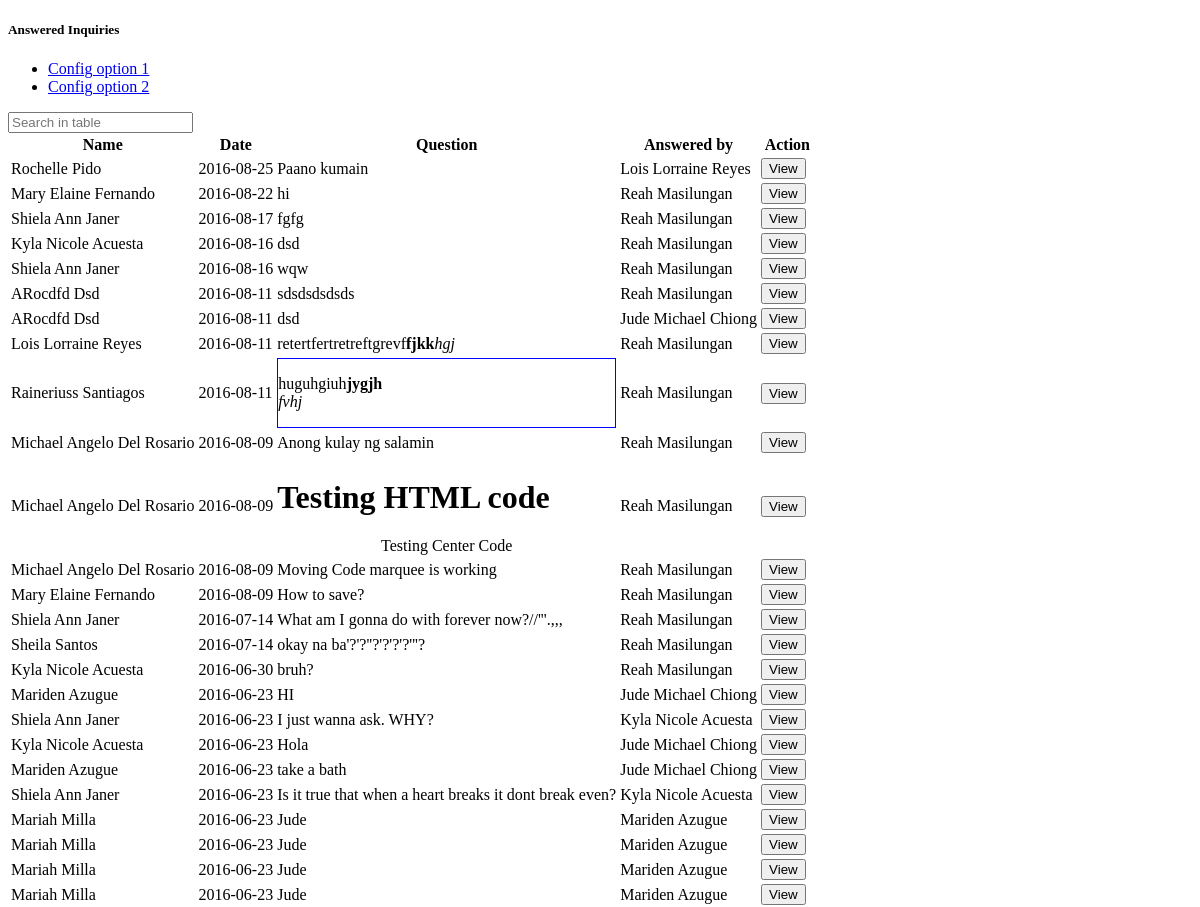
The page /answeredinquiry.php (upper part) on the database as committed earlier.
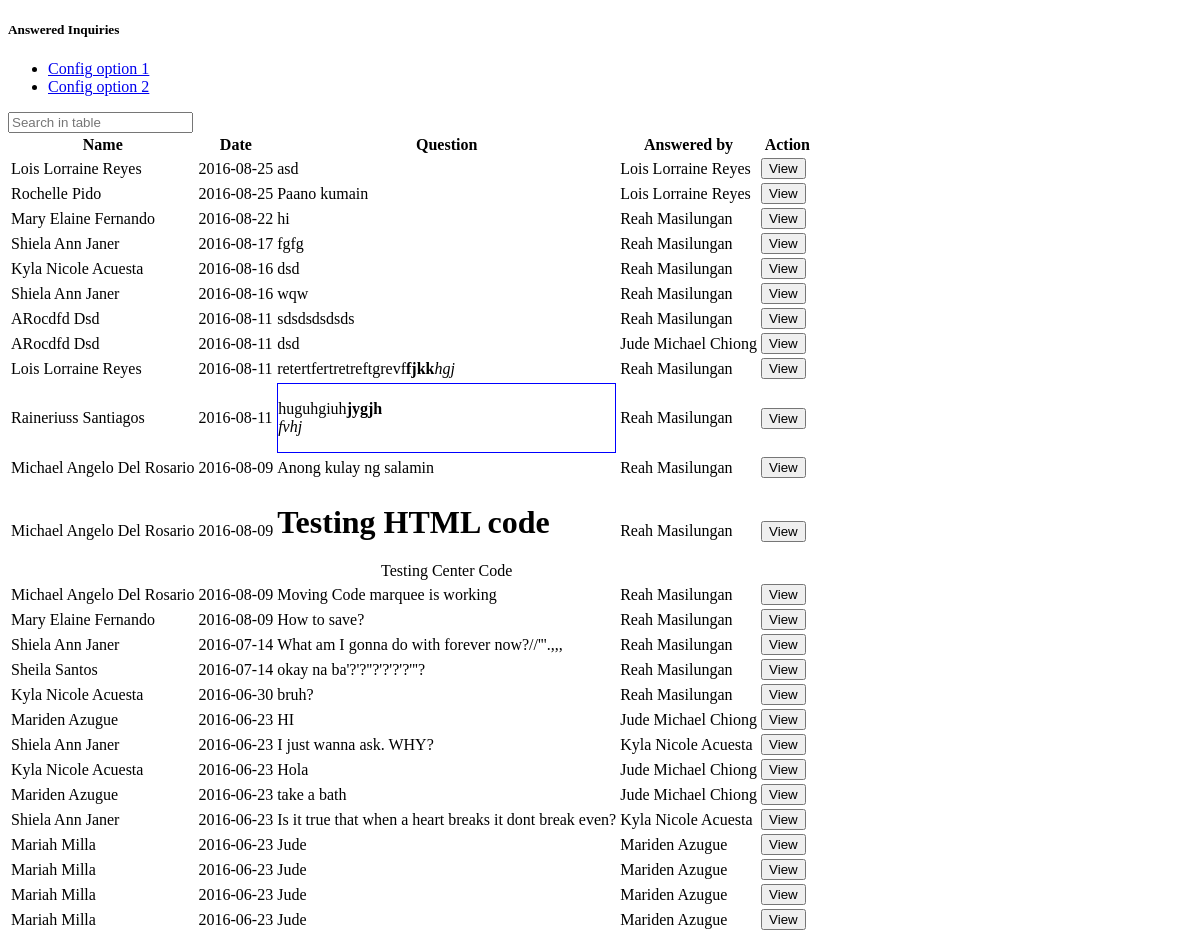
The same page on the database as committed later.
### tables this page shows
CREATE TABLE IF NOT EXISTS `inquiry` (
  `inquiry_id` int(10) NOT NULL,
  `employee_id` varchar(10) NOT NULL,
  `inquiry_date` date NOT NULL,
  `inquiry_question` varchar(200) NOT NULL,
  `inquiry_answerdate` date NOT NULL,
  `inquiry_answer` varchar(200) NOT NULL,
  `inquiry_answeredby` varchar(50) NOT NULL,
  `inquiry_status` varchar(20) NOT NULL DEFAULT 'Pending'
);

CREATE TABLE IF NOT EXISTS `employee` (
  `employee_id` int(10) NOT NULL,
  `employee_lastname` varchar(35) NOT NULL,
  `employee_firstname` varchar(35) NOT NULL,
  `employee_middlename` varchar(35) NOT NULL,
  `employee_gender` varchar(6) NOT NULL,
  `employee_birthday` date NOT NULL,
  `employee_marital` varchar(15) NOT NULL,
  `employee_address` varchar(100) NOT NULL,
  `employee_city` varchar(20) NOT NULL,
  `employee_zip` varchar(10) NOT NULL,
  `employee_email` varchar(255) NOT NULL,
  `employee_cellnum` varchar(15) NOT NULL,
  `employee_type` varchar(20) NOT NULL,
  `employee_jobtitle` varchar(25) NOT NULL,
  `employee_empstatus` varchar(50) NOT NULL,
  `employee_department` varchar(25) NOT NULL,
  `employee_rate` int(6) NOT NULL,
  `employee_taxcode` varchar(9) NOT NULL,
  `employee_dependency` int(2) NOT NULL,
  `employee_sss` varchar(30) NOT NULL,
  `employee_philhealth` varchar(30) NOT NULL,
  `employee_pagibig` varchar(30) NOT NULL,
  `employee_tin` varchar(30) NOT NULL,
  `employee_shift` varchar(20) NOT NULL,
  `employee_datehired` date NOT NULL,
  `employee_restday` varchar(30) NOT NULL,
  `employee_password` varchar(25) NOT NULL,
  `employee_payslippassword` varchar(50) NOT NULL,
  `employee_sickleave` int(2) NOT NULL DEFAULT '0',
  `employee_vacationleave` int(2) NOT NULL DEFAULT '0',
  `employee_incentive` int(2) NOT NULL DEFAULT '0',
  `employee_maternityleave` int(2) NOT NULL DEFAULT '0',
  `employee_paternityleave` int(2) NOT NULL DEFAULT '0',
  `employee_singleparentleave` int(2) NOT NULL DEFAULT '0',
  `employee_status` varchar(10) NOT NULL DEFAULT 'active',
  `employee_team` varchar(50) NOT NULL,
  `employee_team1` varchar(100) NOT NULL,
  `employee_team2` varchar(100) NOT NULL,
  `employee_team3` varchar(100) NOT NULL,
  `employee_level` int(3) NOT NULL,
  `date_start` date NOT NULL,
  `date_end` date NOT NULL,
  `image` longblob NOT NULL,
  `cutoff` varchar(50) NOT NULL,
  `test` varchar(999) NOT NULL,
  `test_idate` date NOT NULL,
  `test_edate` date NOT NULL,
  `loan` varchar(999) NOT NULL,
  `loan_idate` date NOT NULL,
  `loan_edate` date NOT NULL,
  `account_number` int(200) NOT NULL
);

### answeredinquiry.php (the view, shortened to what this page needs)
<!DOCTYPE html>
<html>
	<head>
		<link rel="stylesheet" type="text/css" href="sweetalert2-master/dist/sweetalert2.css">
	</head>
	<body>
		<div class="row">
			<div class="col-lg-12">
				<div class="ibox float-e-margins">
					<div class="ibox-title">
						<h5>Answered Inquiries</h5>
						<div class="ibox-tools">
							<ul class="dropdown-menu dropdown-user">
								<li><a href="#">Config option 1</a>
								</li>
								<li><a href="#">Config option 2</a>
								</li>
							</ul>
						</div>
					</div>
					<div class="ibox-content">
                        <input type="text" class="form-control input-sm m-b-xs" id="filter"
                                   placeholder="Search in table">
						<?php
							include('dbconfig.php');
							if ($result = $mysqli->query("SELECT * FROM inquiry RIGHT JOIN employee ON employee.employee_id = inquiry.employee_id WHERE inquiry_status = 'answered' ORDER BY inquiry_date DESC"))
							{
								if ($result->num_rows > 0)
								{
									echo "<table class='footable table table-stripped' data-page-size='20' data-limit-navigation='5' data-filter=#filter>";
									echo "<thead>";
									echo "<tr>";
									echo "<th>Name</th>";
									echo "<th >Date</th>";
									echo "<th>Question</th>";
									echo "<th>Answered by</th>";
									echo "<th>Action</th>";
									echo "</tr>";
									echo "</thead>";
									while ($row = mysqli_fetch_object($result))
									{
										echo "<tr class = 'josh'>";
										echo "<td>" .$row->employee_firstname . " " . $row->employee_lastname . "</td>";
										echo "<td >" . date("Y-m-d",strtotime($row->inquiry_date)) . "</td>";
										echo "<td>" . $row->inquiry_question . "</td>";
										echo "<td>" . $row->inquiry_answeredby . "</td>";
										$question =htmlentities($row->inquiry_question);
										$answer = htmlentities($row->inquiry_answer);
										echo '<td><a href="#" data-toggle="modal" data-target="#myModal4" data-inqid="'.$row->inquiry_id.'" data-quest="'.$question.'" data-answer="'.$answer.'" class = "answerdialog">';
										echo "<button class='btn btn-info' name = 'edit' type='button'><i class='fa fa-paste'></i> View</button></a>&nbsp;&nbsp;";
										echo "</td>";
										echo "</tr>";
									}
									echo "</table>";
								}
							}
						?>
					</div>
				</div>
			</div>
        </div>
		<?php
			include('menufooter.php');
		?>
	</body>
</html>

Rows that differ between the two databases and show on the page:
now on this page (row edited): inquiry: employee.employee_firstname "Lois Lorraine", employee.employee_lastname "Reyes", inquiry_date "2016-08-25", inquiry_question "asd", inquiry_answeredby "Lois Lorraine Reyes"
